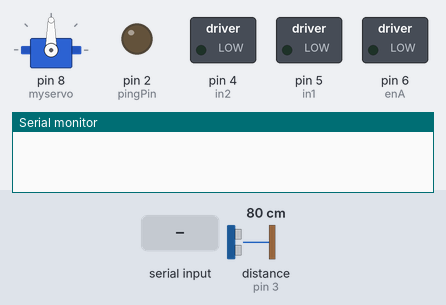
Simulated run of this sketch. Board: Arduino Uno, built with avr-gcc and run on an emulated ATmega328P. On the bench: servo, switched loads named in the sketch (green lamp = pin HIGH), output pins drawn as LEDs (lit = HIGH), the last lines printed to the serial monitor. The inputs (shaded band) are chosen by the test bench; at power-on: distance to the obstacle (sensor on pin 3) 80 cm. The echo pulse lasts 58.3 µs per cm.

Above: at 1.2 s.
1.3 s: "h90\n" received over Serial
At 2.5 s:
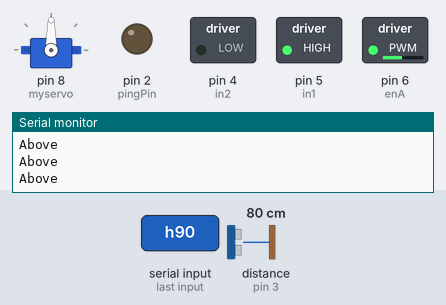
2.8 s: distance to the obstacle (sensor on pin 3) set to 95 cm
5.8 s: distance to the obstacle (sensor on pin 3) set to 99 cm
At 5.97 s:
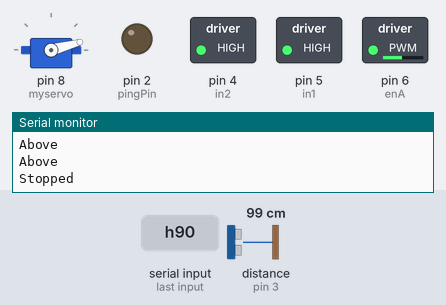
At 7.7 s:
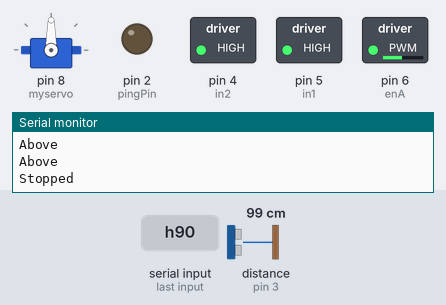
Timing chart, 0 to 9.2 s (numbered marks = the images above; inputs shaded):
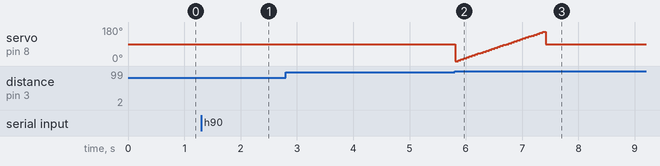

Measured:
- the behaviour switches between 98 and 99 cm on distance to the obstacle (sensor on pin 3) (found by bisection; images 1 and 2)
- after the input at 1.3 s, pin 5 (in1): LOW → HIGH at once; pin 6 (enA): 0/255 → 120/255 at once
- after the input at 5.8 s, pin 4 (in2): LOW → HIGH at once

The sketch:

test.ino
```cpp
#include<Servo.h> // servo motor object for its control
Servo myservo;
char ibyte;
int z;
#define enA 6
#define in1 5
#define in2 4
String temp="";
String temp1="";

const int pingPin = 2; // Trigger Pin of Ultrasonic Sensor
const int echoPin = 3; // Echo Pin of Ultrasonic Sensor
int ang = 0;    // a variable to store the servo angle
int flag=-1;
void(* resetFunc)(void)=0;
void setup()
{
  Serial.begin(9600);

  pinMode(enA, OUTPUT);
  pinMode(in1, OUTPUT);
  pinMode(in2, OUTPUT);
  pinMode(pingPin, OUTPUT);
 pinMode(echoPin, INPUT);
 myservo.attach(8);
}
void loop()
{
  while(Serial.available())
  {
    ibyte=Serial.read();
    if(ibyte=='h')
    {
      temp=temp+ibyte;
    }
    if(ibyte!='h' && ibyte!='*')
    {
      if(temp1.toInt()>=10)
        temp1="";
      temp1=temp1+ibyte;
    }

  }

  z=temp1.toInt();

   if(temp=="h"){
if(flag!=2){
   long duration;
   float  cm, length1;


   //enter Z between 55 and 82 cm


   digitalWrite(pingPin, LOW);
   delayMicroseconds(2);
   digitalWrite(pingPin, HIGH);
   delayMicroseconds(2);
   digitalWrite(pingPin, LOW);

   duration = pulseIn(echoPin, HIGH,80000);

   cm = microsecondsToCentimeters(duration);

   length1=100-cm;
   z=100-z; //45
   if(millis()%100){
   //Serial.print(length1);
   //Serial.print("cm");
   //Serial.println();
   }
   //delay(100);

   //motor

  if(cm>z+1)
  {
    Serial.println("Below");
      analogWrite(enA, 80);
      digitalWrite(in1, LOW);
      digitalWrite(in2, HIGH);


  }


  else  if(cm<z-1)
  {

    Serial.println("Above");
       analogWrite(enA, 120);
      digitalWrite(in1, HIGH);
      digitalWrite(in2, LOW);


  }
else if(cm>z-1||cm<z+1 || cm<18 ||cm>48)
{

    Serial.println("Stopped");

    flag=0;
        digitalWrite(in1, HIGH);
      digitalWrite(in2, HIGH);

}

  //delay(100);
}

if(flag==0 ){
if(ang!=160)
{
  for (; ang <160; ang += 5) // goes from 0 degrees to 180 degrees with a step og 5 degree
  {
    myservo.write(ang);              // rotates the servo to rotate at specific angle
    delay(50);     // adding delay of 50 msec

   }


}
 else  if(ang==160)
   {
      myservo.write(0);
   }
flag=2;
}
   }
   if(flag==2)
   {
     resetFunc();
   }
}
float microsecondsToCentimeters(long microseconds) {
   return float(microseconds) / 29 / 2;
}
```
